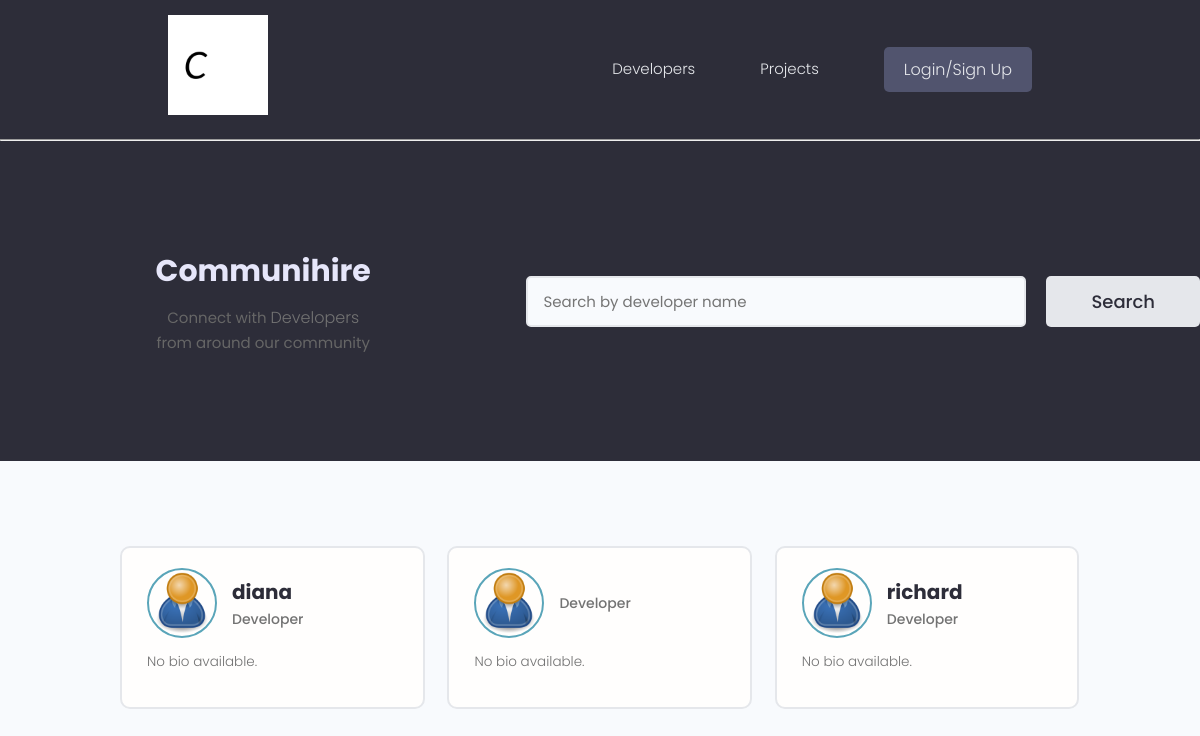
The page / on the database its author committed.
### users/models.py (models this page shows, shortened)
class Profile(models.Model):
    user = models.OneToOneField(User, on_delete=models.CASCADE, null=True, blank=True)
    name = models.CharField(max_length=100, blank=True, null=True)
    username = models.CharField(max_length=200, blank=True, null=True)
    email = models.EmailField(max_length=254, blank=True, null=True)
    location = models.CharField(max_length=100, blank=True, null=True)
    short_intro = models.CharField(max_length=200, blank=True, null=True)
    bio = models.TextField(blank=True, null=True)
    profile_image = models.ImageField(upload_to='profiles/', blank=True, null=True, default="profiles/user-default.png")
    social_github = models.CharField(max_length=100, blank=True, null=True)
    social_twitter = models.CharField(max_length=100, blank=True, null=True)
    social_linkedin = models.CharField(max_length=100, blank=True, null=True)
    social_youtube = models.CharField(max_length=100, blank=True, null=True)
    social_website = models.CharField(max_length=100, blank=True, null=True)
    created = models.DateTimeField(auto_now_add=True)
    id = models.UUIDField(default=uuid.uuid4, unique=True, primary_key=True, editable=False)

### users/views.py (the view)
# urls.py: path('', views.profiles, name="profiles"),
def profiles(request):
    profiles, search_query = searchProfiles(request)
    custom_range, profiles = paginateProfiles(request, profiles, 3)
    context = {'profiles': profiles, 'search_query': search_query,
               'custom_range': custom_range}
    return render(request, 'users/profiles.html', context)

### users/utils.py (called while the page is built)
def paginateProfiles(request, profiles, results):
    page = request.GET.get('page')
    paginator = Paginator(profiles, results)
    try:
        profiles = paginator.page(page)
    except PageNotAnInteger:
        page = 1
        profiles = paginator.page(page)
    except EmptyPage:
        page = paginator.num_pages
        profiles = paginator.page(page)
    leftIndex = (int(page) - 4)
    if leftIndex < 1:
        leftIndex = 1
    rightIndex = (int(page) + 5)
    if rightIndex > paginator.num_pages:
        rightIndex = paginator.num_pages + 1
    custom_range = range(leftIndex, rightIndex)
    return custom_range, profiles

def searchProfiles(request):
    search_query = ''
    if request.GET.get('search_query'):
        search_query = request.GET.get('search_query')
    skills = Skill.objects.filter(name__icontains=search_query)
    profiles = Profile.objects.distinct().filter(
        Q(name__icontains=search_query) |
        Q(short_intro__icontains=search_query) |
        Q(skill__in=skills)
    )
    return profiles, search_query

### users/templates/users/profiles.html (shortened to what this page needs)
{% extends 'main.html' %}
{% block content %}
<main class="home">
    <section class="hero-section text-center">
        <div class="container container--narrow">
            <h1 class="header-title" style="font-size: 3rem; font-weight: bold; color: lavender; margin-bottom: 10px;">Communihire</h1>
            <h2 class="sub-header" style="font-size: 1.5rem; font-weight: normal; color: #666;">Connect with <span>Developers</span></h2>
            <h2 class="sub-header" style="font-size: 1.5rem; font-weight: normal; color: #666;">from around our community</h2>
        </div>
        <div class="hero-section__search">
            <form class="form" action="{% url 'profiles' %}" method="get">
                <div class="form__field">
                    <input class="input input--text" id="formInput#search" type="text" name="search_query"
                        placeholder="Search by developer name" />
                </div>
                <button class="btn btn--primary btn--lg" type="submit">Search</button>
            </form>
        </div>
    </section>
    <section class="devlist">
        <div class="container">
            <div class="grid grid--three">
                {% for profile in profiles %}
                <div class="column card">
                    <div class="dev">
                        <a href="{% url 'user-profile' profile.id %}" class="card__body">
                            <div class="dev__profile">
                                <img class="avatar avatar--md" src="{{ profile.profile_image.url }}" alt="{{ profile.name }} " />
                                <div class="dev__meta">
                                    <h3>{{ profile.name }}</h3>
                                    <h5>{{ profile.short_intro|default:"Developer" }}</h5>
                                </div>
                            </div>
                            <p class="dev__info">{{ profile.bio|slice:"150"|default:"No bio available." }}</p>
                        </a>
                    </div>
                </div>
                {% endfor %}
            </div>
        </div>
    </section>
</main>
{% endblock content %}

### static/styles/app.css (style rules this page uses)
:root { --color-sub: #2d2d39; }
.card { border: 2px solid var(--color-light); }
img { width: 100%; }
.hero-section { height: 40vh; display: flex; align-items: center; background-color: var(--color-sub); }
.hero-section__search > .form { display: flex; align-items: center; justify-content: center; gap: 2rem; }
.hero-section__search > .form input.input--text { width: 50rem; }
.devlist { margin-top: 8rem; }
.devlist .grid { align-items: stretch; }
.devlist .dev .dev__profile { display: flex; align-items: center; gap: 1.5rem; }
.devlist .dev .dev__meta h3 { color: var(--color-sub); font-size: 2rem; font-weight: 700; }
.devlist .dev .dev__meta h5 { color: var(--color-text); font-size: 1.4rem; font-weight: 500; }
.devlist .dev .dev__info { margin: 1.5rem 0; font-size: 1.35rem; line-height: 1.4; text-align: justify; }

### static/uikit/styles/modules/_variables.css (style rules this page uses)
:root { --color-main: #5aa5b9; --color-main-light: #e6faff; --color-sub: #3f4156; --color-sub-light: #51546e; --color-sub-lighter: #ededfd; --color-text: #737373; --color-gray: #8b8b8b; --color-light: #e5e7eb; --color-light-gray: #767676; --color-bg: #f8fafd; --color-white: #fffefd; --color-white-light: #f3f3f3; --color-success: #359e64; --color-success-bg: #def8e8; --color-error: #fc4b0b; --color-error-bg: #fff2ee; --font-base: 'Poppins', arial, helvetica, 'Segoe UI', roboto, ubuntu, sans-serif; --font-monospace: 'Fira Code', 'Courier New', courier, monospace; --font-regular: 300; --font-medium: 500; --font-bold: 700; --generic-shadow: 1px 1px 5px #00000010; --generic-transition: all 0.3s ease-in-out; }

### static/uikit/styles/modules/_base.css (style rules this page uses)
* { margin: 0; padding: 0; box-sizing: border-box; text-rendering: optimizeLegibility; color: inherit; font-size: inherit; }
html { font-size: 50%; }
@media only screen and (min-width: 480px) { html { font-size: 56.25%; } }
@media only screen and (min-width: 1200px) { html { font-size: 62.5%; } }
body { line-height: 1.6; font-weight: 400; font-size: 1.5rem; color: var(--color-text); background-color: var(--color-bg); min-height: 100vh; }

### static/uikit/styles/modules/_typography.css (style rules this page uses)
* { font-family: var(--font-base); }
h1 { font-size: 4.8rem; font-weight: var(--font-medium); }
h2 { font-size: 3.6rem; font-weight: var(--font-bold); }
h3 { font-size: 3.2rem; font-weight: var(--font-medium); }
h5 { font-size: 2.4rem; font-weight: var(--font-medium); }
h5, h6 { font-weight: var(--font-regular); }
p, span, strong { font-size: 1.6rem; color: var(--color-text); font-weight: var(--font-regular); }
a { padding-bottom: 2px; text-decoration: none; display: inline-block; color: var(--color-main); font-weight: var(--font-medium); }

### static/uikit/styles/modules/_utilities.css (style rules this page uses)
.container { width: 92%; max-width: 165rem; margin: 0 auto; box-sizing: border-box; }
.container--narrow { width: 92%; max-width: 120rem; }
@media screen and (min-width: 1000px) { .container { width: 90%; } }
@media screen and (min-width: 1000px) { .container--narrow { width: 85%; } }
@media screen and (min-width: 1200px) { .container { width: 80%; } }
@media screen and (min-width: 1200px) { .container--narrow { width: 72%; } }
.text-center { text-align: center; }

### static/uikit/styles/modules/_avatar.css (style rules this page uses)
.avatar { border-radius: 50%; border: 2px solid var(--color-main); object-fit: cover; }
.avatar--md { height: 7rem; width: 7rem; }

### static/uikit/styles/modules/_button.css (style rules this page uses)
.btn { display: inline-block; position: relative; cursor: pointer; background-color: var(--color-light); font-weight: var(--font-medium); color: var(--color-sub); text-decoration: none; padding: 1rem 2rem; border-radius: 0.5rem; border: none; width: -webkit-fit-content; width: -moz-fit-content; width: fit-content; height: -webkit-fit-content; height: -moz-fit-content; height: fit-content; font-size: 1.6rem; outline-width: 0; outline-color: transparent; -webkit-backface-visibility: hidden; backface-visibility: hidden; transition: all 0.3s ease-in-out; }
.btn--lg { font-size: 1.8rem; padding: 1.2rem 4.5rem; }

### static/uikit/styles/modules/_card.css (style rules this page uses)
.card { border-radius: 1rem; background-color: var(--color-white); border: 1.5px solid var(--color-light); width: auto; height: auto; margin-top: 0.5rem; margin-bottom: 0.5rem; overflow: hidden; }
.card__body, .card__header { padding: 2rem 2.5rem; }

### static/uikit/styles/modules/_form.css (style rules this page uses)
.form { display: block; }
.form__field { margin-top: 1.5rem; margin-bottom: 1.5rem; }
input.input[type='text'], input.input[type='email'], input.input[type='password'], input.input[type='number'], select.input, textarea.input { min-width: 24rem; width: 100%; padding: 1.2rem 1.5rem; border-radius: 0.5rem; border: 2px solid var(--color-light); transition: all 0.3s ease-in-out; background-color: var(--color-bg); }

### rows shown on the page
Profile: profile_image (placeholder picture), name "diana", short_intro "Developer", bio "No bio available."
Profile: profile_image (placeholder picture), short_intro "Developer", bio "No bio available."
Profile: profile_image (placeholder picture), name "richard", short_intro "Developer", bio "No bio available."
